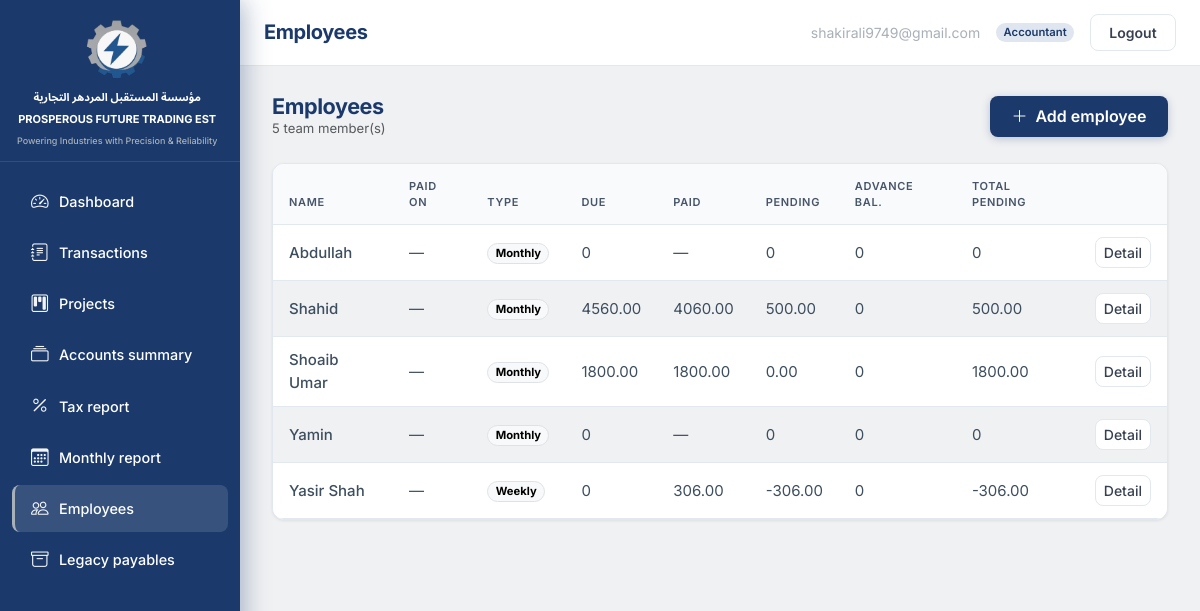
/employees/ (signed in), run on an earlier commit of the app's database.
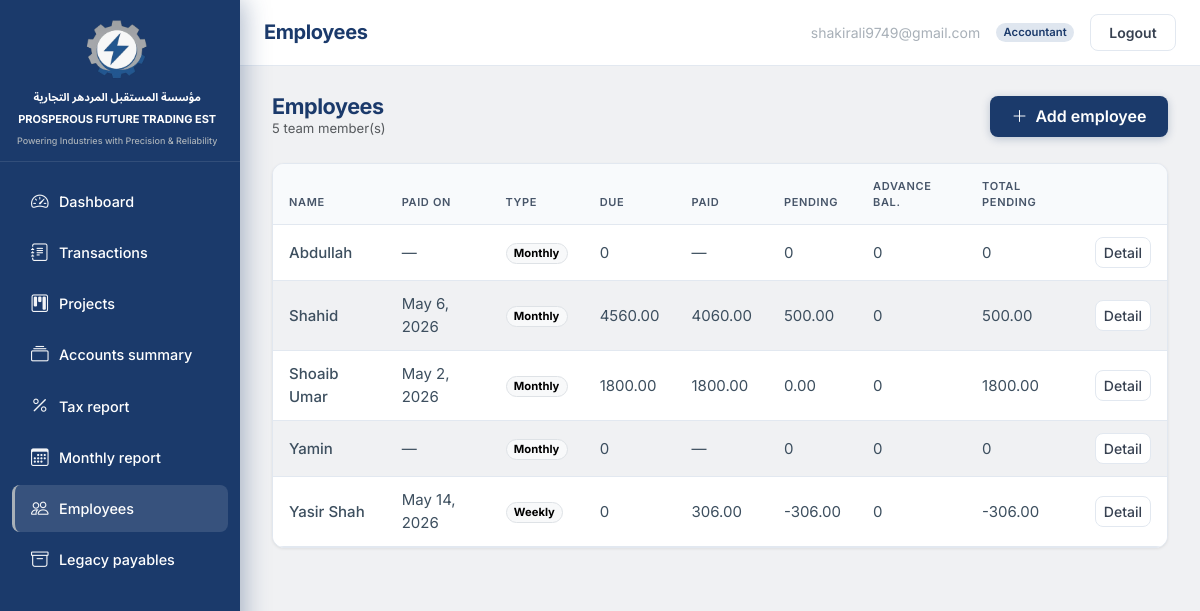
And on a later commit of the database.
### employees/models.py (models this page shows, shortened)
class Employee(models.Model):
    name = models.CharField(max_length=255)
    salary_paid_date = models.DateField(
        null=True,
        blank=True,
        verbose_name="Payment date",
        help_text="Date when salary was paid to this employee.",
    )
    salary_type = models.CharField(
        max_length=16, choices=SalaryType.choices, default=SalaryType.MONTHLY
    )
    monthly_salary = models.DecimalField(
        max_digits=14, decimal_places=2, null=True, blank=True
    )
    daily_rate = models.DecimalField(max_digits=14, decimal_places=2, null=True, blank=True)
    days_worked = models.DecimalField(
        max_digits=10, decimal_places=2, null=True, blank=True
    )
    salary_paid_this_month = models.DecimalField(
        max_digits=14, decimal_places=2, null=True, blank=True
    )
    advance_taken = models.DecimalField(
        max_digits=14, decimal_places=2, null=True, blank=True
    )
    advance_adjusted = models.DecimalField(
        max_digits=14, decimal_places=2, null=True, blank=True
    )
    previous_pending_salary = models.DecimalField(
        max_digits=14, decimal_places=2, null=True, blank=True
    )
    note = models.TextField(blank=True)
    class Meta:
        ordering = ["name"]
    @property
    def salary_due_this_month(self):
        st = self.salary_type
        if st == SalaryType.MONTHLY or st == SalaryType.WEEKLY:
            return self.monthly_salary or Decimal("0")
        if st == SalaryType.DAILY:
            dr = self.daily_rate or Decimal("0")
            dw = self.days_worked or Decimal("0")
            return dr * dw
        return Decimal("0")
    @property
    def pending_salary_this_month(self):
        due = self.salary_due_this_month
        paid = self.salary_paid_this_month
        if paid is None:
            paid = Decimal("0")
        return due - paid
    @property
    def advance_balance(self):
        taken = self.advance_taken or Decimal("0")
        adj = self.advance_adjusted or Decimal("0")
        return taken - adj
    @property
    def total_pending_salary_all_months(self):
        prev = self.previous_pending_salary or Decimal("0")
        return self.pending_salary_this_month + prev

### employees/views.py (the view)
# urls.py: path("", views.EmployeeListView.as_view(), name="list"),
class EmployeeListView(AccountantOrAdminRequiredMixin, ListView):
    model = Employee
    template_name = "employees/employee_list.html"
    context_object_name = "employees"
    def get_queryset(self):
        return employees_with_paid_on(
            Employee.objects.annotate(name_len=Length("name"))
        ).order_by("name")
    def get_context_data(self, **kwargs):
        ctx = super().get_context_data(**kwargs)
        ctx["totals"] = Employee.objects.aggregate(n=Count("id"))
        return ctx

### TradingEST/context_processors.py (called while the page is built)
def brand(_request):
    return {
        "brand_name_ar": BRAND_NAME_AR,
        "brand_name_en": BRAND_NAME_EN,
        "brand_tagline": BRAND_TAGLINE,
    }

### accounts/mixins.py (called while the page is built)
    def dispatch(self, request, *args, **kwargs):
        if not request.user.is_authenticated:
            return HttpResponseRedirect(self.resolve_redirect(request))
        role = getattr(request.user, "role", None)
        if role not in self.allowed_roles:
            raise PermissionDenied("Insufficient role.")
        return super(SessionAuthenticatedMixin, self).dispatch(request, *args, **kwargs)

### employees/services.py (called while the page is built)
def _latest_salary_payment_subquery():
    return (
        Transaction.objects.filter(
            category=LedgerCategory.SALARY,
            flow_type=FlowType.OUT,
            party_name__iexact=OuterRef("name"),
        )
        .order_by("-date", "-pk")
        .values("date")[:1]
    )

def employees_with_paid_on(queryset: QuerySet[Employee] | None = None) -> QuerySet[Employee]:
    if queryset is None:
        queryset = Employee.objects.all()
    return queryset.annotate(
        paid_on=Coalesce(
            F("salary_paid_date"),
            Subquery(_latest_salary_payment_subquery()),
        )
    )

### templates/employees/employee_list.html (shortened to what this page needs)
{% extends "base.html" %}
{% block header_title %}Employees{% endblock %}
{% block content %}
<div class="te-page-heading-row">
  <div>
    <h1>Employees</h1>
    <p class="text-muted small mb-0">{{ totals.n }} team member(s)</p>
  </div>
  {% if user.role == 'admin' or user.role == 'accountant' %}
  <a class="btn te-btn-gradient" href="{% url 'employees:add' %}"><i class="bi bi-plus-lg me-1"></i> Add employee</a>
  {% endif %}
</div>
{% if employees %}
<div class="te-table-card">
  <div class="table-responsive">
    <table class="table table-sm mb-0 align-middle">
      <thead>
        <tr>
          <th>Name</th><th>Paid on</th><th>Type</th><th>Due</th><th>Paid</th><th>Pending</th><th>Advance bal.</th><th>Total pending</th><th></th>
        </tr>
      </thead>
      <tbody>
        {% for e in employees %}
        <tr>
          <td class="fw-medium">{{ e.name }}</td>
          <td>{{ e.paid_on|default:"—" }}</td>
          <td><span class="badge rounded-pill text-bg-light border">{{ e.salary_type }}</span></td>
          <td>{{ e.salary_due_this_month }}</td>
          <td>{{ e.salary_paid_this_month|default:"—" }}</td>
          <td>{{ e.pending_salary_this_month }}</td>
          <td>{{ e.advance_balance }}</td>
          <td>{{ e.total_pending_salary_all_months }}</td>
          <td><a class="btn btn-sm te-btn-secondary" href="{% url 'employees:detail' e.pk %}">Detail</a></td>
        </tr>
        {% endfor %}
      </tbody>
    </table>
  </div>
</div>
{% else %}
<div class="te-page-card te-empty-state">
  <i class="bi bi-people" aria-hidden="true"></i>
  <p>No employees on file.</p>
</div>
{% endif %}
{% endblock %}

What changed in the data, as far as the page shows it:
changed Employee "Shahid": paid_on "—" → "May 6, 2026"
changed Employee "Shoaib Umar": paid_on "—" → "May 2, 2026"
changed Employee "Yasir Shah": paid_on "—" → "May 14, 2026"
